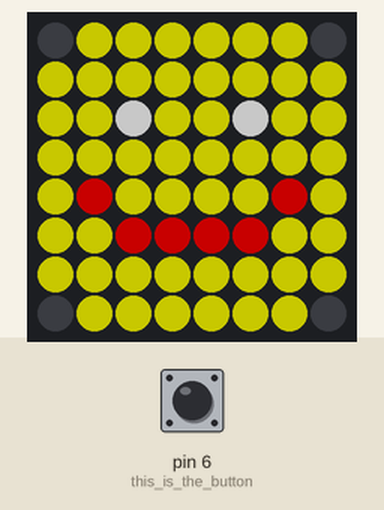
This sketch was run on a simulated Arduino Uno, built with avr-gcc and run on an emulated ATmega328P. On the bench: 8×8 RGB LED matrix (first LED top left, wired row by row). The inputs (shaded band) are chosen by the test bench; at power-on: pin 6 (this_is_the_button) HIGH. Dim RGB values are drawn brighter than linear.

Above: at 0.1 s.

The sketch:

starter.ino
```cpp
#include <Adafruit_GFX.h>
#include <Adafruit_NeoMatrix.h>
#include <Adafruit_NeoPixel.h>

int PIN = 7;

Adafruit_NeoMatrix matrix = Adafruit_NeoMatrix(8, 8, PIN, NEO_MATRIX_TOP + NEO_MATRIX_RIGHT + NEO_MATRIX_COLUMNS + NEO_MATRIX_PROGRESSIVE, NEO_GRB + NEO_KHZ800);

void setup() {
  matrix.begin();
  matrix.setBrightness(100);
  matrix.setRotation(1);
  pinMode(6, INPUT_PULLUP);//this is the button
}

void loop() {
  bool state = digitalRead(6);
  if (state == false) {
    matrix.clear();
    happy();
    matrix.show();
  }
    if (state == true) {
    matrix.clear();
    sad();
    matrix.show();
  }


}//end of loop

void happy(){
  matrix.fillRect(0,0,8,8,matrix.Color(255,255,0) );
  matrix.drawPixel(0,0, matrix.Color(0,0,0)); //red pixel top left
  matrix.drawPixel(0,7, matrix.Color(0,0,0)); //red pixel top left
  matrix.drawPixel(7,0, matrix.Color(0,0,0)); //red pixel top left
  matrix.drawPixel(7,7, matrix.Color(0,0,0)); //red pixel top left
  matrix.drawLine(2,5,5,5, matrix.Color(255,0,0));
  matrix.drawPixel(1,4, matrix.Color(255,0,0));
  matrix.drawPixel(6,4, matrix.Color(255,0,0));
  matrix.drawPixel(2,2, matrix.Color(255,255,255));
  matrix.drawPixel(5,2, matrix.Color(255,255,255));
}

void sad(){
  matrix.fillRect(0,0,8,8,matrix.Color(255,255,0) );
  matrix.drawPixel(0,0, matrix.Color(0,0,0)); //red pixel top left
  matrix.drawPixel(0,7, matrix.Color(0,0,0)); //red pixel top left
  matrix.drawPixel(7,0, matrix.Color(0,0,0)); //red pixel top left
  matrix.drawPixel(7,7, matrix.Color(0,0,0)); //red pixel top left
  matrix.drawLine(2,5,5,5, matrix.Color(255,0,0));
  matrix.drawPixel(1,4, matrix.Color(255,0,0));
  matrix.drawPixel(6,4, matrix.Color(255,0,0));
  matrix.drawPixel(2,2, matrix.Color(255,255,255));
  matrix.drawPixel(5,2, matrix.Color(255,255,255));
}


//////////////////////
//BELOW ARE EXTRA FUNCTIONS YOU CAN IGNORE
/////////////


// Input a value 0 to 255 to get a color value.
// The colours are a transition r - g - b - back to r.
uint32_t Spectrum(byte WheelPos) {
  WheelPos = 255 - WheelPos;
  if(WheelPos < 85) {
    return matrix.Color(255 - WheelPos * 3, 0, WheelPos * 3);
  }
  if(WheelPos < 170) {
    WheelPos -= 85;
    return matrix.Color(0, WheelPos * 3, 255 - WheelPos * 3);
  }
  WheelPos -= 170;
  return matrix.Color(WheelPos * 3, 255 - WheelPos * 3, 0);
}
```
